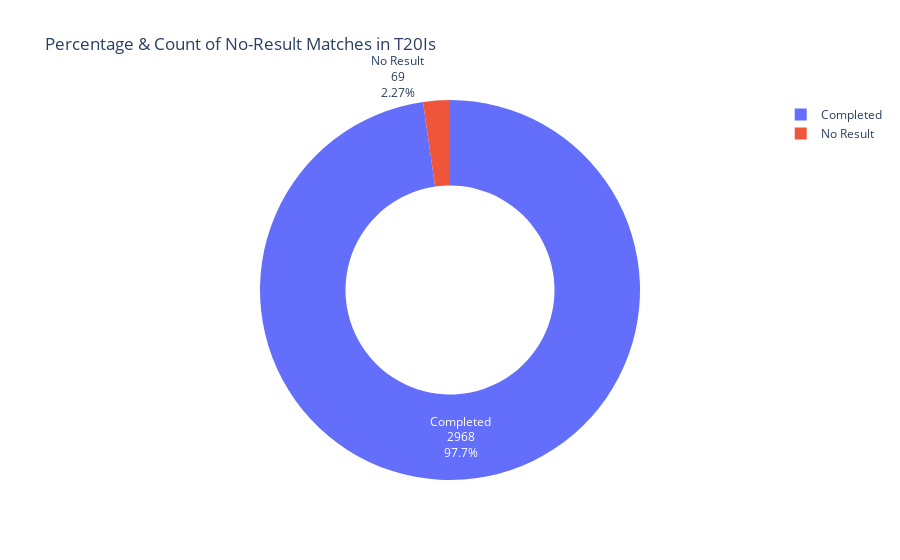

The code cell stored with this chart in its notebook:
### Code cell
labels = ['No Result', 'Completed']
values = [no_result_matches_count, completed_matches_count]
fig = go.Figure(data=[
    go.Pie(
        labels=labels,
        values=values,
        hole=0.55,
        textinfo='label+value+percent',
        insidetextorientation='auto'
    )
])


fig.update_layout(
    title="Percentage & Count of No-Result Matches in T20Is",
    showlegend=True
)

fig.show()

### Figure 1 — Plotly figure (JSON) as saved in the notebook; plotly's stock layout.template omitted (floating-point values rounded to 4 significant figures)
{"data": [{"hole": 0.55, "insidetextorientation": "auto", "labels": ["No Result", "Completed"], "textinfo": "label+value+percent", "type": "pie", "values": [69, 2968]}], "layout": {"showlegend": true, "title": {"text": "Percentage & Count of No-Result Matches in T20Is"}}}
